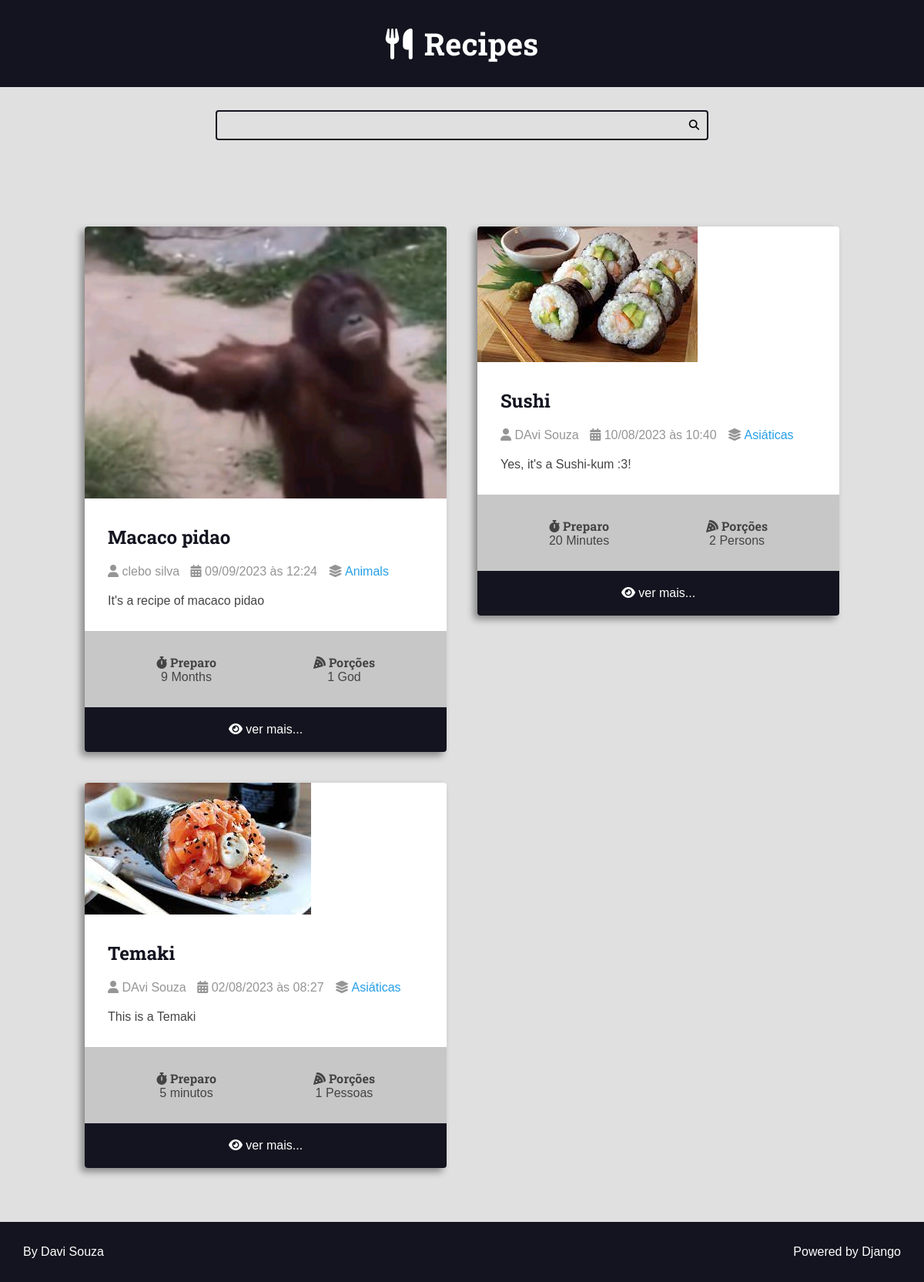
The app's page /, older data.
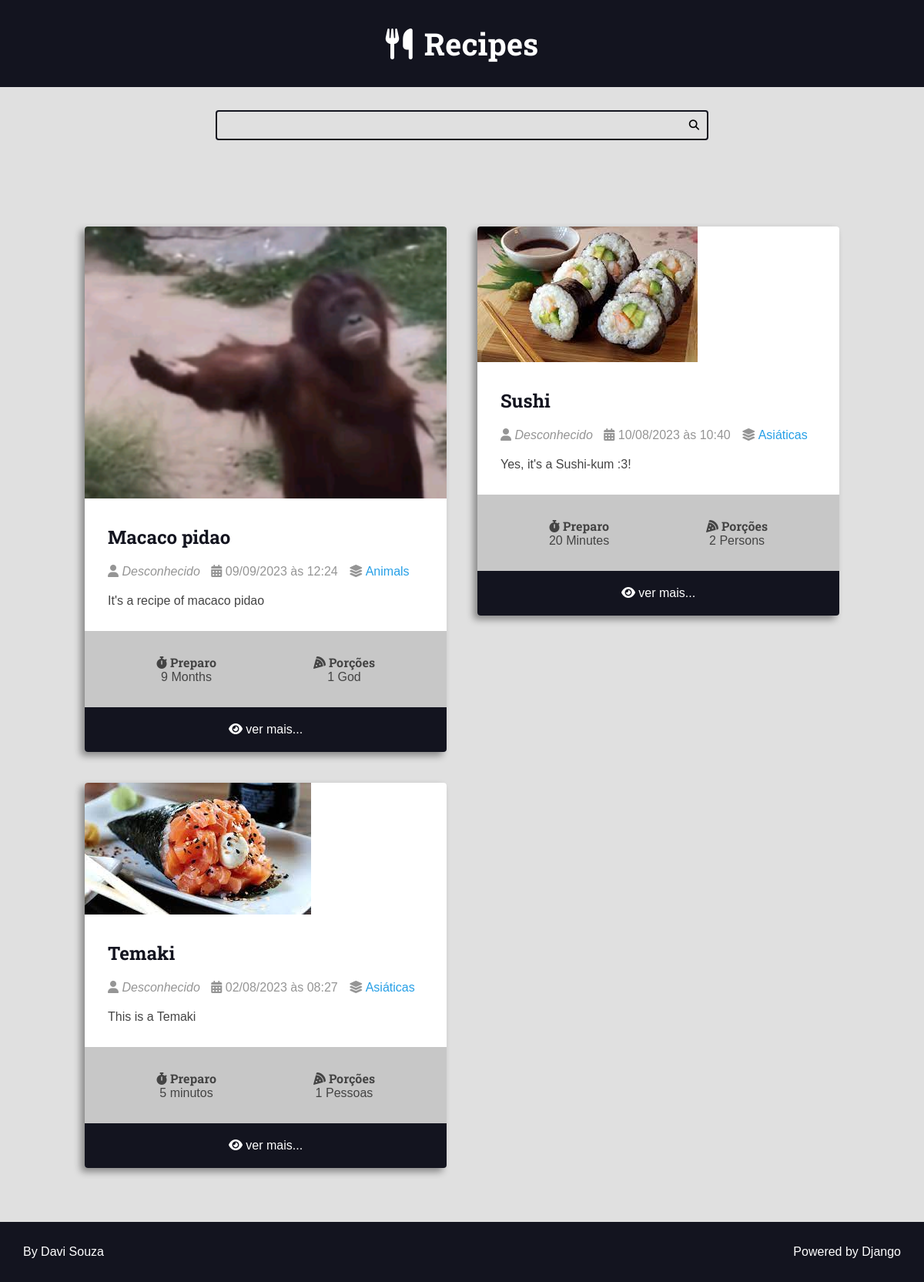
The same page, newer data.
### recipes/models.py (models this page shows, shortened)
class Recipe(models.Model):
    title = models.CharField(max_length=65)
    description = models.CharField(max_length=165)
    slug = models.SlugField(blank=True, unique=True)
    preparation_time = models.IntegerField()
    preparation_time_unit = models.CharField(max_length=65)
    servings = models.IntegerField()
    servings_unit = models.CharField(max_length=65)
    preparation_steps = models.TextField()
    preparation_steps_is_html = models.BooleanField(default=False)
    created_at = models.DateTimeField(auto_now_add=True)
    updated_at = models.DateTimeField(auto_now=True)
    is_published = models.BooleanField(default=False)
    cover = models.ImageField(
        upload_to='recipes/covers/%Y/%m/%d/', blank=True, null=True)
    category = models.ForeignKey(
        Category, on_delete=models.SET_NULL, null=True, blank=True,
        default=None)
    author = models.ForeignKey(
        Authors, on_delete=models.SET_NULL, null=True)

class Category(models.Model):
    name = models.CharField(max_length=65)

### authors/models.py (models this page shows)
class Authors(models.Model):
    user = models.OneToOneField(
        User, on_delete=models.CASCADE, blank=False, null=False, related_name='profile')  # noqa
    first_name = models.CharField(
        'First Name', max_length=30, null=False, blank=False,)
    last_name = models.CharField(
        'Last Name', max_length=30, null=False, blank=False,)
    username = models.CharField('Username', null=False, blank=False, max_length=30,  # noqa
                                unique=True,)  # noqa
    email = models.EmailField('E-mail', validators=[
                              email_validator], null=False, blank=False,
                              unique=True,)
    password = models.CharField('Password', max_length=128, validators=[  # noqa
                                password_validator], null=False, blank=False,)  # noqa
    password_confirmation = models.CharField(
        'Password Confirmation', max_length=128, null=False, blank=False,)  # noqa

### recipes/views.py (the view)
# urls.py: 2. Add a URL to urlpatterns:  path('', views.home, name='home')
def home(request):
    recipes = Recipe.objects.filter(
        is_published=True).order_by('-created_at')
    page_obj, pagination_range = make_pagination(request, recipes, PER_PAGE)
    context = {'recipes': page_obj,
               'not_recipes': True,
               'pagination_range': pagination_range, }
    if not recipes:
        return render(request, 'recipes/pages/404_error.html', context,
                      status=404)
    return render(request, 'recipes/pages/home.html', context, status=200)

### utils/pagination.py (called while the page is built)
def make_pagination(request, queryset, per_page, qty_pages=4):
    try:
        current_page = int(request.GET.get('page', 1))
    except ValueError:
        current_page = 1
    paginator = Paginator(queryset, per_page)
    page_obj = paginator.get_page(current_page)
    pagination_range = make_pagination_range(
        paginator.page_range,
        qty_pages,
        current_page
    )
    return page_obj, pagination_range

### recipes/templates/recipes/pages/home.html (shortened to what this page needs)
{% extends 'global/base.html' %}
{% block content %}
    <br><br>{% include "authors/partials/login_message.html" %}<br><br>
    <div class="main-content main-content-list container">
        {% for recipe in recipes %}
            {% include '../partials/recipe-cards.html' %}
        {% endfor %}
    </div>
{% endblock content %}

### base_templates/global/base.html (shortened to what this page needs)
{% load static %}
<!DOCTYPE html>
<html lang="pt-BR">
<head>
    <link rel="stylesheet" href="https://cdnjs.cloudflare.com/ajax/libs/font-awesome/6.4.0/css/all.min.css"
 />
    <link rel="stylesheet" href="{% static 'global/css/styles.css' %}">
</head>
<body>
    {% include 'global/partials/header.html' %}
    {% include 'global/partials/search-bar.html' %}
    <main class="main-content-container">
        {% block content %}{% endblock content %}
    </main>
    {% include 'global/partials/footer.html' %}
</body>
</html>

### base_templates/global/partials/header.html
<header class="main-header-container">
    <div class="main-header container">
        <h1>
            <a class="main-logo" href="{% url 'recipes:home' %}"><i class="fa-solid fa-utensils main-logo-icon"></i>
                <span class="main-logo-text">Recipes</span>
            </a>
        </h1>
    </div>
</header>

### base_templates/global/partials/search-bar.html
<div class="search-container">
    <div class="container">
        <form action="{% url 'recipes:search' %}" method="GET" class="search-form">
            <input type="search" class="search-input" name="q" value="{{search_term}}" required>
            <button type="submit" class="search-button"><i class="fas fa-search"></i></button>
        </form>
    </div>
</div>

### recipes/templates/recipes/partials/recipe-cards.html (shortened to what this page needs)
<div class="recipe recipe-list-item">
    <div class="recipe-cover">
        {% if recipe.cover %}
        <a href="{% url 'recipes:recipe' recipe.slug %}">
            <img src="{{recipe.cover.url}}" alt="Temp">
        </a>
        {% endif %}
    </div>
    <div class="recipe-title-container">
        <h2 class="recipe-title">
            <a href="{% url 'recipes:recipe' recipe.slug %}">
                {{recipe.title}}
            </a>
        </h2>
    </div>
    <div class="recipe-author">
        <span class="recipe-author-item">
            <i class="fas fa-user"></i>
            {% if recipe.author is not None %}
            {% if recipe.author.first_name %}
            {{recipe.author.first_name}} {{recipe.author.last_name}}
            {% else %}
            {{recipe.author.username}}
            {% endif %}
            {% else %}
            <em>Desconhecido</em>
            {% endif %}
        </span>
        <span class="recipe-author-item">
            <i class="fas fa-calendar-alt"></i>
            {{recipe.created_at|date:"d/m/Y"}} às {{recipe.created_at|date:"H:i"}}
        </span>
        {% if recipe.category is not None %}
        <span class="recipe-author-item">
            <i class="fas fa-layer-group"></i>
            <span> <a href="{% url 'recipes:category' recipe.category.id %}"> {{recipe.category.name}} </a> </span>
        </span>
        {% endif %}
    </div>
    <div class="recipe-content">
        <p> {{recipe.description}} </p>
    </div>
    <div class="recipe-meta-container">
        <div class="recipe-meta recipe-preparation">
            <h3 class="recipe-meta-title"><i class="fas fa-stopwatch"></i> Preparo</h3>
            <div class="recipe-meta-text">
                {{recipe.preparation_time}} {{recipe.preparation_time_unit}}
            </div>
        </div>
        <div class="recipe-meta recipe-servings">
            <h3 class="recipe-meta-title"><i class="fas fa-pizza-slice"></i> Porções</h3>
            <div class="recipe-meta-text">
                {{recipe.servings}} {{recipe.servings_unit}}
            </div>
        </div>
    </div>
    {% if not is_detail_page %}
    <footer class="recipe-footer">
        <a class="recipe-read-more button button-dark button-full-width" href="{% url 'recipes:recipe' recipe.slug%}">
            <i class="fas fa-eye"></i>
            <span>ver mais...</span>
        </a>
    </footer>
    {% endif %}
</div>

### base_templates/global/partials/footer.html
<footer class="main-footer">
    <div class="developer">
        <a href="https://github.com/dev-davisouza" target="_blank" rel="noreferrer noopener">By Davi Souza</a>
    </div>
    <div class="powered">
        <a href="https://www.djangoproject.com/" target="_blank" rel="noreferrer noopener">Powered by Django</a>
    </div>
</footer>

### static/global/css/styles.css (style rules this page uses)
:root { --color-primary: #269fe6; --color-primary-hover: #2086c2; --color-primary-dark: #13141f; --color-primary-dark-hover: #212336; --color-primary-light: #d4ecfa; --color-primary-light-hover: #bdd8e7; --color-white: #fff; --color-black: #000; --color-dark-text: #444; --color-info-light: #cce5ff; --color-debug-light: #cce5ff; --color-success-light: #d4edda; --color-alert-light: #fff3cd; --color-warning-light: #fff3cd; --color-error-light: #f8d7da; --color-info-dark: #4d86c4; --color-debug-dark: #4d86c4; --color-success-dark: #4a9c5d; --color-alert-dark: #927f40; --color-warning-dark: #927f40; --color-error-dark: #cc2e3b; --color-error-dark-hover: #b83842; --color-gray-0: #f9f9f9; --color-gray-1: #e0e0e0; --color-gray-2: #c7c7c7; --color-gray-3: #aeaeae; --color-gray-4: #959595; --color-gray-5: #7d7d7d; --color-gray-6: #646464; --color-gray-7: #4b4b4b; --color-gray-8: #323232; --color-gray-9: #191919; --font-primary: sans-serif; --font-headings: 'Roboto Slab', serif; --spacing-gutter-medium: 3rem; --spacing-gutter-large: 4rem; }
* { padding: 0; margin: 0; box-sizing: border-box; }
html { font-size: 62.5%; }
body { background: var(--color-gray-1); font-size: 1.6rem; font-family: var(--font-primary); color: var(--color-dark-text); }
h1, h2, h3, h4, h5, h6 { font-family: var(--font-headings); }
img { max-width: 100%; }
.container { max-width: 144rem; margin: 0 auto; padding: var(--spacing-gutter-medium); }
.main-header-container { background: var(--color-primary-dark); }
.main-logo { font-size: 4rem; color: var(--color-white); text-decoration: none; display: flex; flex-flow: row nowrap; align-items: center; justify-content: center; width: fit-content; margin: 0 auto; }
.main-logo-icon { margin-right: 1.5rem; }
.search-form { border: .2rem solid var(--color-primary-dark); max-width: 64rem; margin: 0 auto; border-radius: .4rem; position: relative; transition: all 300ms ease-in-out; }
.search-input, .search-button { border: none; background: none; outline: none; padding: 1rem; }
.search-button { position: absolute; top: 0; right: 0; }
.search-input { width: 100%; padding-right: 2.5rem; }
.main-content-container { margin-top: 1rem; margin-left: 8rem; margin-right: 8rem; margin-bottom: 4rem; }
.main-content { padding-top: 0; }
.main-content-list { display: grid; grid-template-columns: repeat(auto-fit, minmax(340px, 1fr)); gap: var(--spacing-gutter-large); }
.recipe { background: var(--color-white); box-shadow: -5px 5px 10px rgba(0, 0, 0, .4); transform: scale(1); transition: all 250ms ease-in-out; border-radius: 4px; overflow: hidden; }
.recipe img { max-width: 100%; }
.recipe-list-item { max-width: 64rem; height: fit-content; }
.recipe-title-container { padding: var(--spacing-gutter-medium); padding-bottom: 2rem; }
.recipe-title-container a { text-decoration: none; color: var(--color-primary-dark) }
.recipe-author { padding: 0 var(--spacing-gutter-medium); }
.recipe-author a { color: var(--color-primary); transition: all 300ms ease-in-out; text-decoration: none; }
.recipe-author-item { color: var(--color-gray-4); margin-right: 1rem; }
.recipe-content { padding: var(--spacing-gutter-medium); padding-top: 2rem; }
.recipe-meta-container { justify-content: center; display: flex; flex-flow: row wrap; padding: var(--spacing-gutter-medium); background: var(--color-gray-2); }
.recipe-meta { display: flex; flex-flow: column nowrap; flex-shrink: 1; flex-grow: 1; text-align: center; }
.recipe-meta-title { font-size: 1.6rem; }
.recipe-footer a { background: var(--color-primary-dark); display: block; color: var(--color-white); text-decoration: none; text-align: center; padding: 2rem var(--spacing-gutter-medium); transition: all 300ms ease-in-out; }
.main-footer { display: flex; align-items: center; justify-content: space-between; background: var(--color-primary-dark); color: var(--color-white); padding: var(--spacing-gutter-medium); bottom: 0; width: 100%; }
.main-footer a { color: var(--color-white); text-decoration: none; transition: all 300ms ease-in-out; }

Row changes from the older to the newer data that the page shows:
changed Recipe "Macaco pidao": author.first_name "clebo" → (not shown); author.last_name "silva" → (not shown); now shows "Desconhecido"
changed Recipe "Sushi": author.first_name "DAvi" → (not shown); author.last_name "Souza" → (not shown); now shows "Desconhecido"
changed Recipe "Temaki": author.first_name "DAvi" → (not shown); author.last_name "Souza" → (not shown); now shows "Desconhecido"
